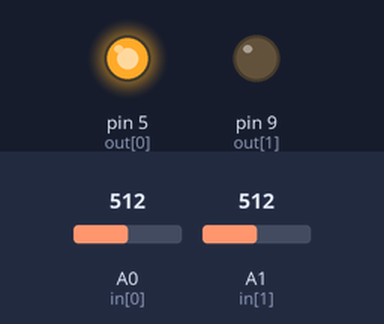
Bench run of a sketch on a simulated Arduino Uno, built with avr-gcc and run on an emulated ATmega328P. Parts: output pins drawn as LEDs (lit = HIGH). The inputs (shaded band) are chosen by the test bench; at power-on: A1 (in[1]) = 512, A0 (in[0]) = 512. What the sketch prints to the serial monitor is not drawn.

Above: at 1.2 s.
1.3 s: A1 (in[1]) set to 716
At 2.6 s:
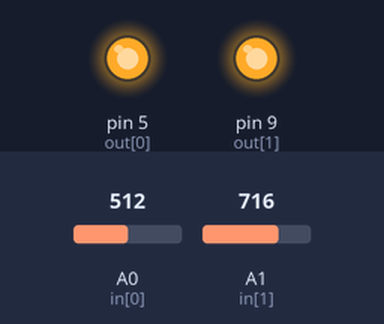
3.8 s: A0 (in[0]) set to 28
5.3 s: A0 (in[0]) set to 23
At 6.1 s:
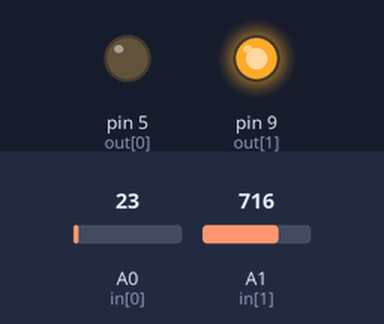
6.8 s: A1 (in[1]) set to 783
8.3 s: A1 (in[1]) set to 808
At 11.1 s:
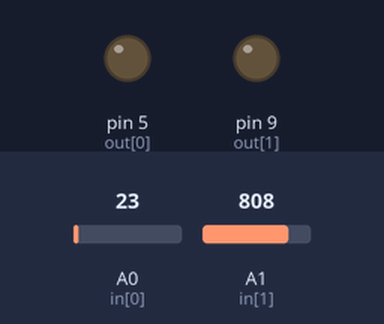
11.3 s: A1 (in[1]) set to 790
At 12.0 s:
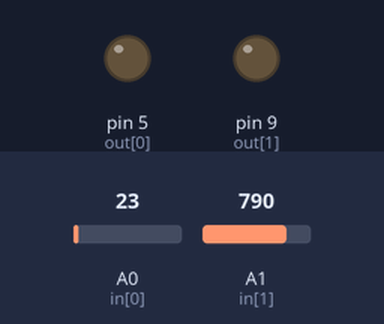
Timing chart, 0 to 13.8 s (numbered marks = the images above; inputs shaded):
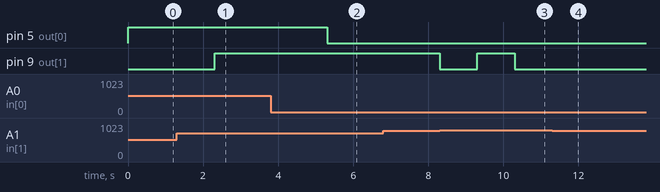

Measured:
- the behaviour switches between 26 and 25 on A0 (in[0]) (found by bisection; images 1 and 2)
- the behaviour switches between 800 and 801 on A1 (in[1]) (found by bisection; images 2 and 3)
- after the input at 1.3 s, pin 9 (out[1]): LOW → HIGH after 1.0 s
- after the input at 5.3 s, pin 5 (out[0]): HIGH → LOW at once
- after the input at 8.3 s, pin 9 (out[1]): HIGH → LOW at once, → HIGH 1.0 s later, → LOW 1.0 s later
- after the input at 11.3 s, pin 9 (out[1]): stays LOW (without the input it goes to HIGH after 0.01 s)

The sketch:

littleBits.ino
```cpp
/* WOLVERINO FIRMWARE
 *
 * Controls an output in real time based on a sensor input, with two (user-selectable) operation modes:
 *
 * 1) TOGGLE (default)
 * 2) PROPORTIONAL
 *
 * The mode is selected based on the input of A0 and displayed as a 0 or 255 output on D5
 *
 * In TOGGLE mode the code compares the input on A1 (expected to be an EMG sensor) to a threshold and toggles D9 (expected to be a servo) between 0 and 255
 *
 * In PROPORTIONAL mode the code applies a moving average filter to the input on A1 and provides an output bounded to 0-255 on D9
 */

// OUTPUTS TO BE CONTROLLED
// D5: Mode indicator
// D9: Servo output
int out[] = {5, 9};
int nout = (sizeof(out)/sizeof(int));

// INPUTS TO THE SYSTEM
// A0: Mode selector
// A1: EMG sensor
int in[] = {A0, A1};
int nin = (sizeof(in)/sizeof(int));

// Auxiliary variable for MODE 1
float state = 0;

// Stores the value on A1
int input = 0;

// Stores the output to D9
int output = 0;

// Auxiliary variable to control a time-based rejection band
long t = 0;

// Number of points used on the moving average filter
const int npts =1000;

// "Memory" buffer for the moving average filter
int spsbuf[npts];

// "Memory" forward pointer for the moving average filter
int fp = 0;

// "Memory" tail pointer for the moving average filter
int tp = 0;

// Output of the moving average filter
long avg = 0;

// Current mode of operation
int mode = 0;

void setup() {
  // Initialize the serial port (for debugging)
  Serial.begin(9600);

  // Set the IOs
  for (int i=0; i<nout; i++) pinMode(out[i], OUTPUT);
  for (int i=0; i<nin; i++) pinMode(in[i], INPUT);

  // Initialize the moving average filter "Memory"
  for (int i=0; i<npts; i++) spsbuf[i]=0;
}

void loop() {
  // Read the raw EMG sensor data
  input = analogRead(A1);

  // Check mode selector
  // if ((millis()-t) > 1000 && analogRead(A0) > 25) mode = 255 - mode;
  if (analogRead(A0) > 25) mode = 255;
  else mode = 0;

  //*/
  // If in PROPORTIONAL mode
  if (mode==255) {
    // Remove the EMG signal offset
    state=abs(input-512);

    // Update the tail pointer to retrive the oldest position on the moving average filter "Memory"
    tp=fp+1;

    // Update the moving average value by adding the most recent reading and removing the oldest
    avg+=state;
    avg-=spsbuf[(tp==npts?0:tp)];
    spsbuf[fp++]=state;

    // Correct the overflow on the forward pointer of the moving average filter memory
    if (fp==npts) fp=0;

    // Bind the output to 0-255
    output=(avg-5000)/40000.0*255;//-5000)/30000*255;
    if (output<0) output=0;
    if (output>255) output=255;
  }
  //*
  // If in ON/OFF mode
  if (mode==0) {
    // Check the EMG sensor input against an activation threshold (has a time-based rejection band of 1000ms)
    if ((millis()-t) > 1000 && input > 800) {
      t=millis();
      output = 255 - output;
    }
  }
  //*/

  // Test mode where the output is toggled automatically
  //output = (output==255?0:255); delay(1000);

  // Show the current mode on D5
  analogWrite(out[0], mode);

  // Control the output on D9
  analogWrite(out[1], output);

  // Print the output to the serial port (for debugging)
  Serial.println(output);
}
```
